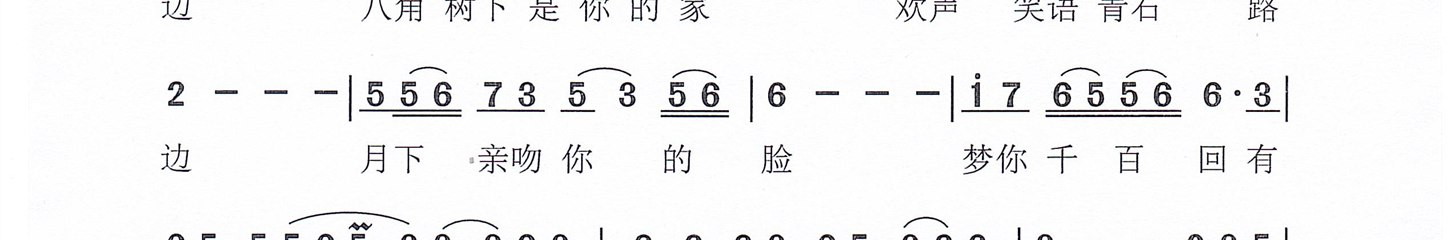
#> input picture images-prep/ready/八角树__jianpucn-475601/001_strip_05.jpg, 1455 x 240 px; its folder holds only this picture in this run
$ python kind_detect.py
#> lines starting #> are read from the running program, lines starting #| are printed output that depends on the picture; after the words box and inside, x2 and y2 are one past the last pixel; in counts of white or black regions, pixels touching at a corner belong together
### tools/batch_transcribe.py
# -*- coding: utf-8 -*-
"""批量转写: 遍历 images-prep/ready/*/001.jpg, 用 jp_transcribe 出 txt + 标注图.
带断点续传(已完成的跳过) + 进度文件 batch-out/progress.txt.
用法: py -3.13 tools/batch_transcribe.py [起始序号] [数量]
"""
import os, sys, glob, time, traceback, re
from guard import guard_help        # noqa: E402  `--help` 守卫(唯一实现见 tools/guard.py)
guard_help(__doc__)
sys.path.insert(0, "tools"); os.chdir(os.path.dirname(os.path.dirname(os.path.abspath(__file__))))
os.environ.setdefault("TOKENIZERS_PARALLELISM", "false")
import jp_transcribe as JP

OUT = "batch-out"
os.makedirs(OUT, exist_ok=True)
PROG = f"{OUT}/progress.txt"

# [48 lines left out: functions split_pages, transcribe_paged, not called in this run]


def pick_page(d):
    """目录里挑"谱页"。
    病根1: 按"文件最大"挑会挑到五线谱页(墨多、文件大)。qupu123 的"双谱/对照"目录里
    001.jpg=标题条(750x55), 002.jpg=简谱首页, 004/006/008=五线谱页; 按文件大小必错
    (实测 5/5 全挑到五线谱页, 整批"双谱"转写对象就错了)。
    病根2: jianpujia 目录里除乐谱外还有插图/历史照片(600x400、1080x831 等横版小图),
    照片文件常比线稿乐谱大 -> 按大小会挑到照片(实测《两只老虎》挑到一张人群老照片,
    《卖报歌》《找朋友》《上学歌》同病)。
    谱页特征 = **竖版大幅面**(h/w >= 1.3)。故取"第一张竖版页"; qupu123 再优先 002.jpg。

    **图片后缀不能只认 .jpg**(2026-09-22 修): qupu123 有的曲子只发 `.png`
    (实测《领悟》`领悟（李宗盛词曲）__qupu123-261725/001.png`), 只找 jpg 会让这些谱
    **静默跳过**、基准集永远差那一首 ✗。现在 jpg/jpeg/png 一起收。

    **`.gif` 也不能漏**(2026-09-29 修, 第三处同款病): jianpujia 有一整批谱只发 `001.gif`
    (实测图库里 **1,247 个目录只有 gif、没有任何 jpg/png**, 其中 1,175 个从没转录过 ——
    一直是"名单 150 个 -> 命中 961 个目录 / 完成 6"里那 955 个静默空转)。"""
#> called with d = 'images-prep/ready/八角树__jianpucn-475601'
    cands = [f for f in glob.glob(os.path.join(d, "*"))
             if os.path.splitext(f)[1].lower() in (".jpg", ".jpeg", ".png", ".gif", ".webp")
             and "__pg" not in os.path.basename(f)]
    if not cands:
        return None
    from PIL import Image as _Img
    info = []
    for f in cands:
        try:
            w, h = _Img.open(f).size
        except Exception:
            continue
        info.append((f, w, h))
#> this loop made 1 pass
#> (w, h) on pass 1: (1455, 240)
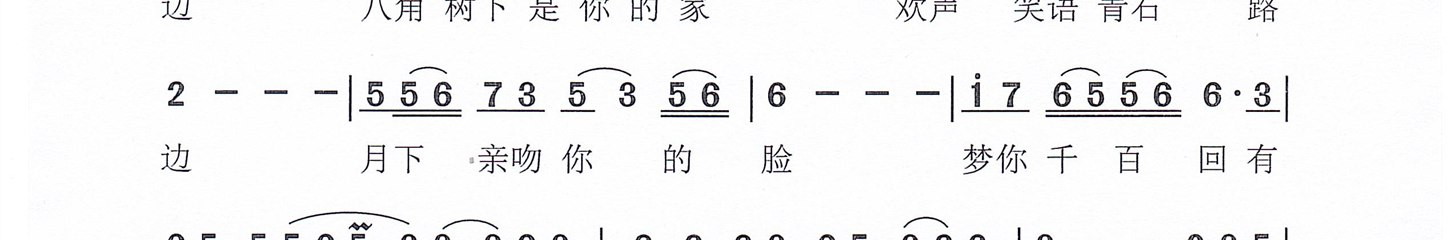
#> input picture images-prep/ready/八角树__jianpucn-475601/001_strip_05.jpg, 1455 x 240 px
#> after the loop, info = 1 item
    if not info:
        return None

    def _idx(t):
        m = re.search(r"(\d+)", os.path.basename(t[0]))
        return int(m.group(1)) if m else 9999

    real = [t for t in info if t[2] > 100 and t[1] > 100]
#> real = 1 item
    if not real:
        return None  # 全是不合格页(标题条/损坏图) -> 跳过, 不要硬挑损坏文件
    if "qupu123" in d:
        n2 = [t[0] for t in real if os.path.splitext(os.path.basename(t[0]))[0].lower() == "002"]
        if n2:
            return n2[0]
    best = max(real, key=lambda t: os.path.getsize(t[0]))
    # 最小覆盖: 只有"最大文件"是横版小图(插图/照片, h < 1.3w)时才改用竖版谱页。
    # 谱页是竖版大幅面; 线上乐谱库的目录里常混有插图和历史照片, 它们文件更大。
    if best[2] < 1.3 * best[1]:
        port = sorted([t for t in real if t[2] >= 1.3 * t[1]], key=_idx)
#> port = []
        if port:
            return port[0][0]
    return best[0]


# [114 lines left out: functions pick_pages, safe_name, main, not called in this run]

# [2 lines that do not run on import are left out]

### tools/guard.py
# -*- coding: utf-8 -*-
"""`--help` 守卫的**唯一实现** —— 给没有 argparse 的工具一行就能变安全。

为什么需要: 项目自带的冒烟约定是"对每个 tools/*.py 跑一次 `--help`, 能 import 就算过"。
但**没有 argparse 的工具会把 `--help` 当正常参数** —— 于是那个探测动作会真的把它们跑起来。
2026-09-28 实测后果: `autopilot.py` 空等一小时、`add_copyright.py` 改写 266 个草稿、
`bench_batch.py` 开始加载模型重转写。全库 `tools/*.py` 里这样的工具有 **494 个**。

用法(库里只有这一份, 别复制):

    from guard import guard_help
    guard_help(__doc__)        # 放在 **import 之后、任何有副作用的模块级代码之前**

之后 `py tools/xxx.py --help` 会立刻打用法退出, 冒烟自检就能安全地探测所有工具。
"""
import sys

_SENTINEL = "JIANPU_GUARDED"


def guard_help(doc=None):
    """`-h/--help/--dry-help` -> 打用法并退出 0; 否则原样返回, 什么都不做。"""
    if any(a in ("-h", "--help") for a in sys.argv[1:]):
        text = (doc or "").strip()
        print(text if text else "(这个工具没有写 docstring)")
        print("\n[guard] 这是 --help 守卫打出来的用法; 没有执行任何实际动作。")
        raise SystemExit(0)
    return None

### tools/kind_detect.py
# -*- coding: utf-8 -*-
"""纯简谱检测(定稿): 灰度<128 且横向覆盖 >60%页宽 的行数 = nline_big。
纯简谱几乎为 0(实测 K歌之王 0, 十年 11); 五线谱/六线谱/总谱/吉他混合谱普遍 >=25
(实测 第一次 25 / 任我行 29 / 夜空五线谱 47 / 最佳损友 51 / 爱情转移 126 / 童话总谱 175)。
判据: nline_big >= JP_BADLINE(默认20) -> 非纯简谱, 不该转写。
用法: py tools/kind_detect.py [限制数]   输出 train-work/kind_final.tsv
"""
import csv, glob, os, sys
from guard import guard_help        # noqa: E402  `--help` 守卫(唯一实现见 tools/guard.py)
guard_help(__doc__)
sys.path.insert(0, "tools"); os.chdir(os.path.dirname(os.path.dirname(os.path.abspath(__file__))))
sys.stdout.reconfigure(encoding="utf-8")
import numpy as np
from PIL import Image
import batch_transcribe as BT

BADLINE = int(os.environ.get("JP_BADLINE", "20"))

def nline_big(path):
    im = Image.open(path).convert("L")
    iw, ih = im.size
#> iw = 1455; ih = 240
    tw = 1200 if iw < 700 else (2000 if iw > 2000 else iw)
#> tw = 1455
    if tw != iw:
        im = im.resize((tw, max(1, int(round(ih * tw / iw)))), Image.LANCZOS)
    g = np.asarray(im)
    W = g.shape[1]
#> W = 1455
    c = g < 128
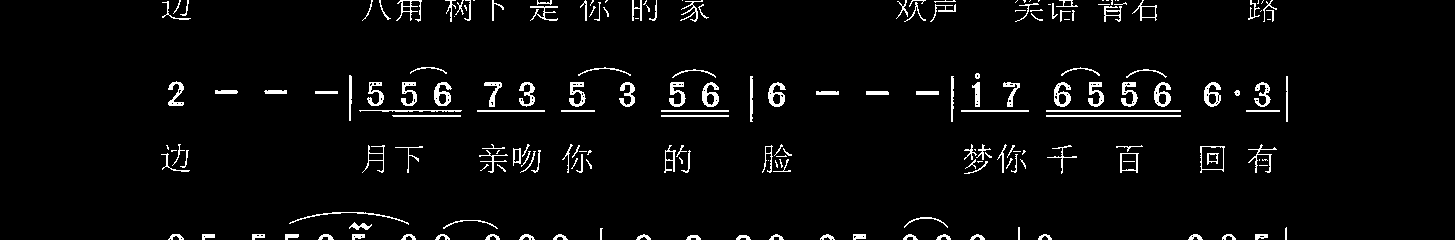
#> c: shape (240, 1455) bool; 3.7% white in thin lines or dots, all inside (x1, y1, x2, y2) = (161, 0, 1288, 240)
    rs = c.sum(axis=1)
#> rs = 240 values, max 519 at index 110, min 0 at index 22, mean 54.3
    return int((rs > 0.60 * W).sum()), W, g.shape[0]

if __name__ == "__main__":
    LIM = int(sys.argv[1]) if len(sys.argv) > 1 and sys.argv[1].isdigit() else 0
    dirs = sorted(d for d in glob.glob("images-prep/*/*") if os.path.isdir(d))
    if LIM:
        dirs = dirs[:LIM]
    print(f"检查 {len(dirs)} 个目录 (阈值 nline_big>={BADLINE})", flush=True)
    out = open("train-work/kind_final.tsv", "w", encoding="utf-8", newline="")
    w = csv.writer(out, delimiter="\t")
    w.writerow(["dir", "nline_big", "pure", "w", "h"])
    n = bad = 0
    for i, d in enumerate(dirs):
        p = BT.pick_page(d)
        if not p:
            continue
        try:
            nb, ww, hh = nline_big(p)
#> nb = 0; ww = 1455; hh = 240
        except Exception:
            continue
        pure = nb < BADLINE
#> pure = True
        if not pure:
            bad += 1
        w.writerow([os.path.basename(d.rstrip("/\\")), nb, int(pure), ww, hh])
        n += 1
        if (i + 1) % 500 == 0:
            print(f"  {i+1}/{len(dirs)}  非纯累计 {bad}", flush=True)
#> pass 2 of the loop `for i, d in enumerate(dirs):`:
#> the loop in pick_page (call 2), `for f in cands:` made 2 passes
#> (w, h) on passes 1 to 2: (1413, 240), (1413, 240)
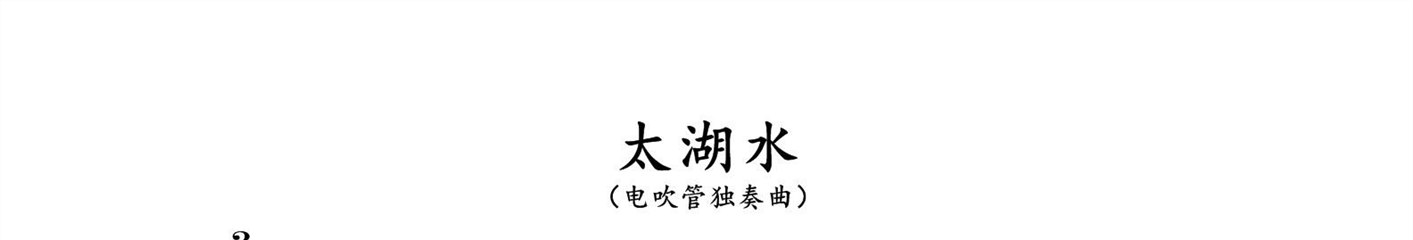
#> input picture images-prep/ready/太湖水__jianpucn-475893/001_strip_00.jpg, 1413 x 240 px
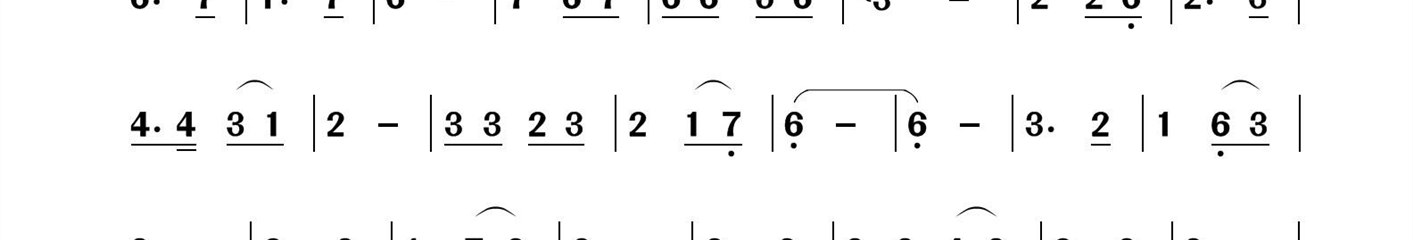
#> input picture images-prep/ready/太湖水__jianpucn-475893/001_strip_05.jpg, 1413 x 240 px
#> after the loop in pick_page (call 2), `for f in cands:`: info = 2 items
#> im: PIL image 1413x240 L
#> in nline_big (call 2), `c = g < 128`:
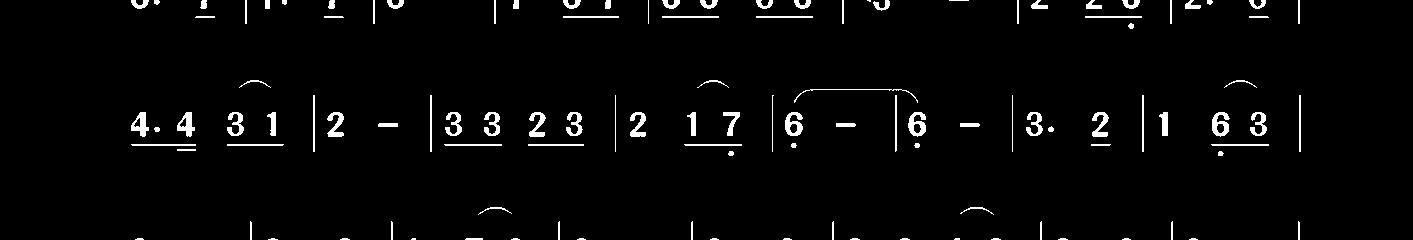
#> c: shape (240, 1413) bool; 2.7% white; 113 white regions (16 under 20 px), largest, box (x1, y1, x2, y2) and area: (908, 112, 926, 137) 266, (785, 112, 803, 136) 262, (1212, 112, 1230, 137) 259
#> rs = 240 values, max 395 at index 144, min 0 at index 29, mean 38.71
#> ww = 1413
#> pass 3 of the loop `for i, d in enumerate(dirs):`:
#> the loop in pick_page (call 3), `for f in cands:` made 1 pass
#> (w, h) on pass 1: (1473, 240)
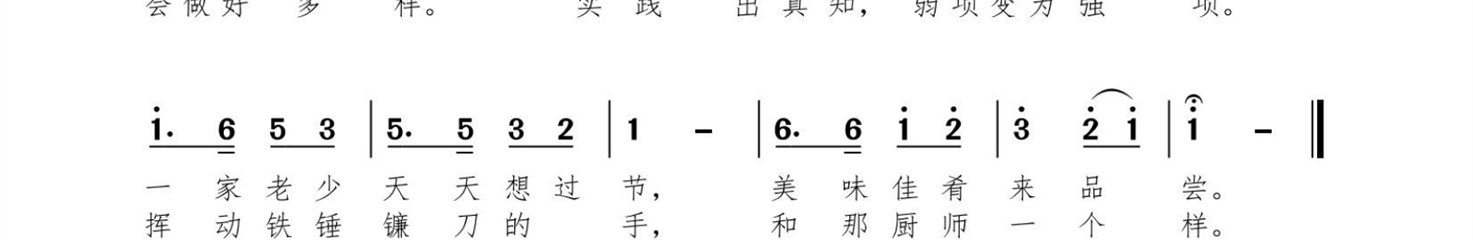
#> input picture images-prep/ready/学厨艺__jianpucn-475660/001_strip_05.jpg, 1473 x 240 px
#> after the loop in pick_page (call 3), `for f in cands:`: info = 1 item
#> im: PIL image 1473x240 L
#> in nline_big (call 3), `c = g < 128`:
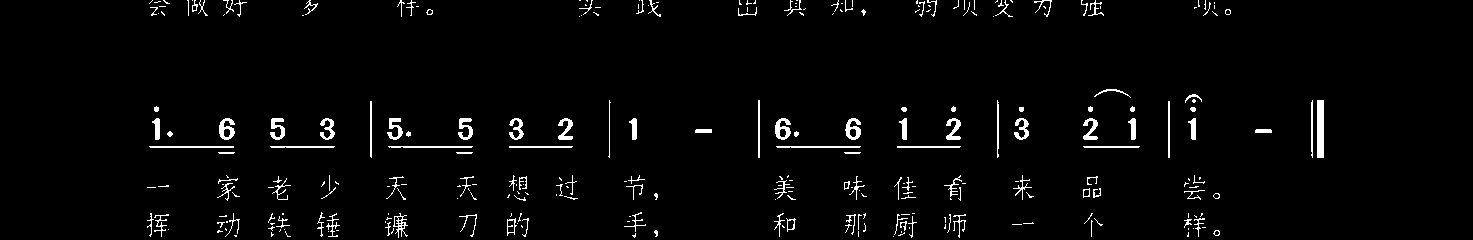
#> c: shape (240, 1473) bool; 2.7% white in thin lines or dots, all inside (x1, y1, x2, y2) = (147, 0, 1324, 238)
#> rs = 240 values, max 523 at index 146, min 0 at index 17, mean 40.15
#> ww = 1473
    out.close()
    print(f"完成 {n} 个: 纯简谱 {n-bad}, 非纯 {bad} -> train-work/kind_final.tsv")
